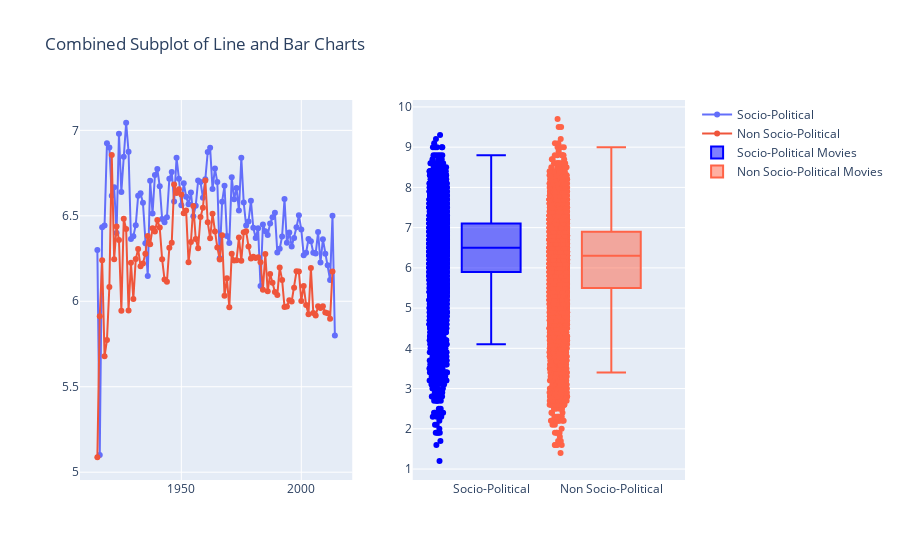

Source (notebook cell):
### Code cell
import plotly.graph_objs as go
from plotly.subplots import make_subplots

subplot_fig = make_subplots(rows=1, cols=2)

subplot_fig.add_trace(fig.data[0], row=1, col=1)
subplot_fig.add_trace(fig.data[1], row=1, col=1)

# Add the bar chart to the second column of the subplot
subplot_fig.add_trace(box_fig.data[0], row=1, col=2)
subplot_fig.add_trace(box_fig.data[1], row=1, col=2)

# Update layout if necessary
subplot_fig.update_layout(title_text="Combined Subplot of Line and Bar Charts")

# Show the combined figure
subplot_fig.show()
